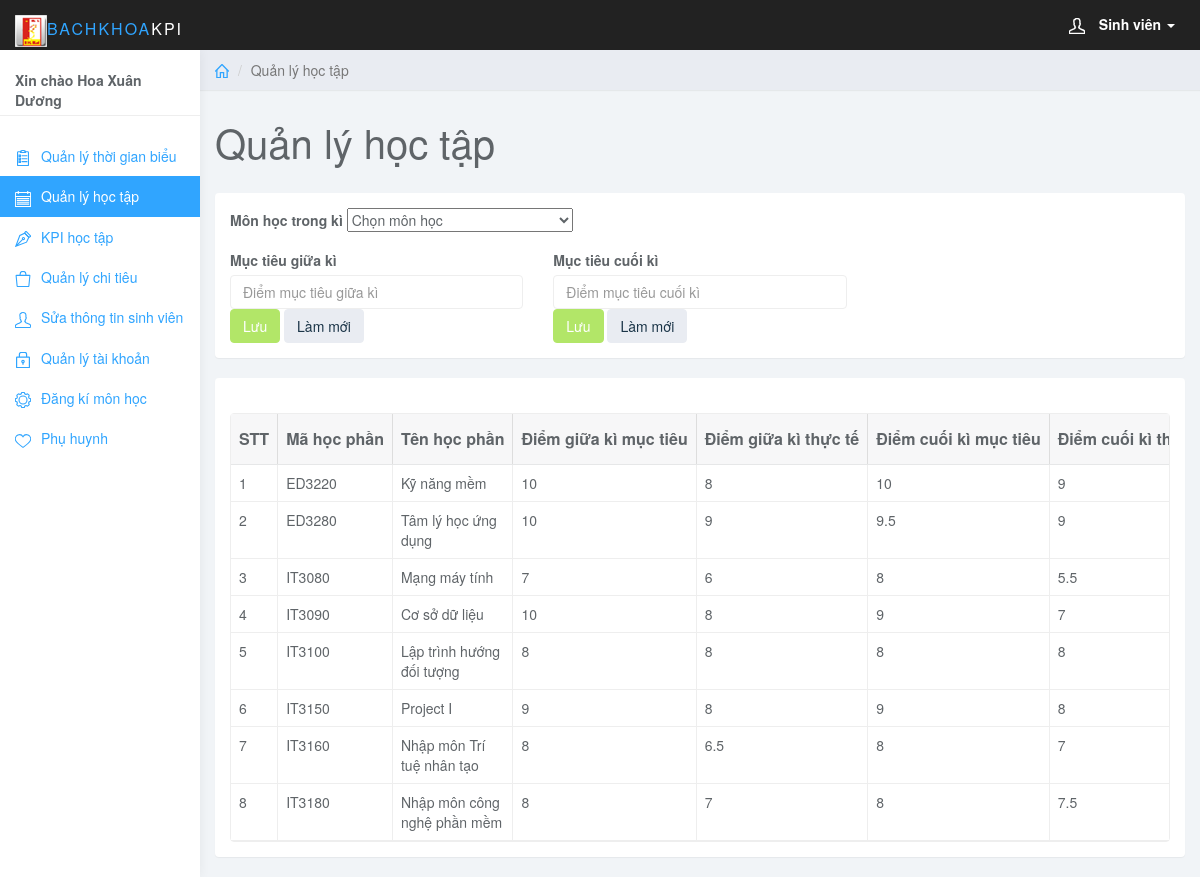
The page /admin/muctieuht.php (signed in) on the database its author committed.
### tables this page shows
CREATE TABLE `users` (
  `username` varchar(20) NOT NULL,
  `name` varchar(50) NOT NULL,
  `gioitinh` varchar(6) NOT NULL,
  `email` varchar(50) NOT NULL,
  `cmt` varchar(20) NOT NULL,
  `password` varchar(50) NOT NULL,
  `level` tinyint(11) NOT NULL
);

CREATE TABLE `svdk` (
  `masv` varchar(20) NOT NULL,
  `maloptc` int(11) NOT NULL,
  `diemqt` double DEFAULT NULL,
  `diemck` double DEFAULT NULL,
  `ketqua` double DEFAULT NULL,
  `diemgkmt` double DEFAULT NULL,
  `diemckmt` double DEFAULT NULL,
  `kpigk` double DEFAULT NULL,
  `kpick` double DEFAULT NULL,
  `kpica` double DEFAULT NULL,
  `id` int(11) NOT NULL,
  `tongtghoc` double DEFAULT '0'
);

CREATE TABLE `loptc` (
  `maloptc` int(11) NOT NULL,
  `mahp` varchar(20) DEFAULT NULL,
  `hocki` varchar(10) DEFAULT NULL,
  `magv` varchar(20) DEFAULT NULL,
  `tgbd` time DEFAULT NULL,
  `tgkt` time DEFAULT NULL,
  `loailop` int(11) DEFAULT NULL,
  `thu` int(11) DEFAULT NULL,
  `phong` varchar(10) DEFAULT NULL
);

CREATE TABLE `courselist` (
  `MaHP` varchar(15) NOT NULL,
  `TenHP` varchar(100) DEFAULT NULL,
  `ThoiLuong` varchar(10) DEFAULT NULL,
  `SoTC` int(11) DEFAULT NULL,
  `TChphi` double DEFAULT NULL,
  `Trongso` double DEFAULT NULL,
  `tghoc` double DEFAULT NULL
);

### admin/muctieuht.php (the view, shortened to what this page needs)
<?php
if(!isset($_SESSION['username'])){
header('Location: login.php');}
else{
	$username=$_SESSION['username'];
}?>
<!DOCTYPE html>
<html>
<head>
<link href="css/bootstrap.min.css" rel="stylesheet">
<link href="css/datepicker3.css" rel="stylesheet">
<link href="css/bootstrap-table.css" rel="stylesheet">
<link href="css/styles.css" rel="stylesheet">
</head>
<body>
     <?php
		 require_once("../lib/connection.php");?>
	 <nav class="navbar navbar-inverse navbar-fixed-top" role="navigation">
                <div class="container-fluid">
                    <div class="navbar-header">
                       <a class="navbar-brand" href="#"><span><img id="main_text_header_ctl00" src="../images/bk.ico" alt="" style="height:32px;width:32px;">BachKhoa</span>KPI</a>
                        <ul class="user-menu">
                            <li class="dropdown pull-right">
                                <a href="#" class="dropdown-toggle" data-toggle="dropdown"><svg class="glyph stroked male-user"><use xlink:href="#stroked-male-user"></use></svg>
								<?php $sql="select * from users where username='$username'";
		$query = mysqli_query($conn,$sql);
            $data = mysqli_fetch_array($query);
			?>
			<b><?php switch($data["level"]){
				case 2: echo "Sinh viên";break;
				case 4: echo "Giảng viên";break;}
				?></b>
								<span class="caret"></span></a>
                            </li>
                        </ul>
                    </div>
                </div>
            </nav>
	<div id="sidebar-collapse" class="col-sm-3 col-lg-2 sidebar">
		<form><?php  $sql="select * from users where username='$username'";
		$query = mysqli_query($conn,$sql);
            $data = mysqli_fetch_array($query);
			$sql="select * from hocki where curdate() between ngaybd and ngaykt";
			?>
			<b><?php
		echo "Xin chào ".($data["name"]);
$q=mysqli_query($conn,$sql);
 $result=mysqli_fetch_array($q);
 $hocki=$result["hocki"];		?></b></form>
		<ul class="nav menu">
				<li ><a href="index.php"><svg class="glyph stroked clipboard with paper"><use xlink:href="#stroked-clipboard-with-paper"/></svg>Quản lý thời gian biểu</a></li>
			<li  class="active"><a href="muctieuht.php"><svg class="glyph stroked pen tip "><use xlink:href="#stroked-notepad"/></svg>Quản lý học tập</a></li>
			<li><a href="kpi.php"><svg class="glyph stroked pen tip"><use xlink:href="#stroked-pen-tip"/></svg>KPI học tập</a></li>
			<li ><a href="qlchitieusv.php"><svg class="glyph stroked bag"><use xlink:href="#stroked-bag"></use></svg>Quản lý chi tiêu</a></li>
			<li ><a href="qlttsv.php"><svg class="glyph stroked male user "><use xlink:href="#stroked-male-user"/></svg>Sửa thông tin sinh viên</a></li>
			<li ><a href="quanlytk.php"><svg class="glyph stroked lock"><use xlink:href="#stroked-lock"/></svg>Quản lý tài khoản</a></li>
            <li ><a href="dkht.php"><svg class="glyph stroked gear"><use xlink:href="#stroked-gear"/></svg>Đăng kí môn học</a></li>
			<li><a href="ttph.php"><svg class="glyph stroked heart"><use xlink:href="#stroked-heart"/></svg>Phụ huynh</a></li>
  </ul>
	</div>
	<div class="col-sm-9 col-sm-offset-3 col-lg-10 col-lg-offset-2 main">
		<div class="row">
			<ol class="breadcrumb">
				<li><a href="index.php"><svg class="glyph stroked home"><use xlink:href="#stroked-home"></use></svg></a></li>
				<li class="active">Quản lý học tập</li>
			</ol>
		</div>
		<div class="row">
			<div class="col-lg-12">
				<h1 class="page-header">Quản lý học tập</h1>
			</div>
		</div>
                       <?php
		require_once("../lib/connection.php");
				$sql="select * from hocki where curdate() between ngaybd and ngaykt";
 $q=mysqli_query($conn,$sql);
 $result=mysqli_fetch_array($q);
 $hocki=$result["hocki"];
		?>
	<div class="row">
			<div class="col-lg-12">
				<div class="panel panel-default">
					<div class="panel-body">
					<?php
					$date=getdate();
					$dat = date_create("2019-08-25");
 $day_1 = date_format($dat,"Y-m-d") ;
$da=date_create($date['year']."-".$date['mon']."-".$date['mday']);
 $day_2 = date_format($da,"Y-m-d") ;
 $days = (strtotime($day_2) - strtotime($day_1)) / (60 * 60 * 24*7.0);
 $tuan= ceil($days); 		?>
							<form action="muctieuht.php" role="form" method="post">
									<div class="form-group">
                                    <label>Môn học trong kì</label>
									<select name= "maloptc">
									<option value="" >Chọn môn học</option>
									</select>
                                </div>
								<div class="row">
									<div class="col-md-4"><label>Mục tiêu giữa kì</label>
                                    <input name="diemgk" type ="number" min ="0" max="10" step ="0.25"  class="form-control" placeholder="Điểm mục tiêu giữa kì">
									</div>
									<div class="col-md-4"><label>Mục tiêu cuối kì</label>
                                    <input name="diemck" type ="number" min ="0" max="10" step ="0.25"  class="form-control" placeholder="Điểm mục tiêu cuối kì">
									</div>
									<div class="col-md-4"></div>
									</div>
								<div class="row">
									<div class="col-md-4"> <button name="btn_gk" type="submit" class="btn btn-success" <?php if($tuan>=4) echo "disabled";?> >Lưu</button>
                                <button type="reset" class="btn btn-default">Làm mới</button>
									</div>
									<div class="col-md-4"><button name="btn_ck" type="submit" class="btn btn-success" <?php if($tuan>=12) echo "disabled";?>>Lưu</button>
                                <button type="reset" class="btn btn-default">Làm mới</button></div>
									<div class="col-md-4"></div>
									</div>
                        </form>
                        </div>
                    </div>
                </div>
            </div>
			<div class="row">
			<div class="col-lg-12">
				<div class="panel panel-default">
					<div class="panel-body">
						<table
                            data-toolbar="#toolbar"
                            data-toggle="table">
						    <thead>
						    <tr>
						        <th data-field="id" data-sortable="true"><b>STT</b></th>
								<th data-field="mahp" data-sortable="true"><b>Mã học phần</b></th>
						        <th data-field="tenhp"  data-sortable="true"><b>Tên học phần</b></th>
								<th data-field="gkmt" data-sortable="true"><b>Điểm giữa kì mục tiêu</b></th>
								<th data-field="gktt" data-sortable="true"><b>Điểm giữa kì thực tế</b></th>
								<th data-field="ckmt" data-sortable="true"><b>Điểm cuối kì mục tiêu</b></th>
								<th data-field="cktt" data-sortable="true"><b>Điểm cuối kì thực tế</b></th>
                                </tr>
                            </thead>
                            <tbody>
							<?php
            $stt = 1 ;
			$sql="select l.mahp,c.TenHP,diemgkmt,diemqt,diemckmt, diemck from svdk s, courselist c, loptc l where l.maloptc=s.maloptc and l.mahp=c.MaHP and masv='$username' and l.hocki='$hocki' ";
            $query = mysqli_query($conn,$sql);
            while ($data = mysqli_fetch_array($query)) {
          ?>
            <tr>
              <td scope="row"><?php echo $stt++ ;?></td>
              <td><?php echo $data["mahp"]; ?></td>
              <td><?php echo $data["TenHP"]; ?></td>
			  <td align="center"><?php echo $data["diemgkmt"]; ?></td>
			  <td><?php echo $data["diemqt"]; ?></td>
			  <td><?php echo $data["diemckmt"]; ?></td>
			  <td><?php echo $data["diemck"]; ?></td>
            </tr>
			<?php }
			 ?>
			</tbody>
						</table>
				</div>
			</div>
		</div>
	</div>
</body>
</html>

### admin/css/styles.css (style rules this page uses)
body { background: #f1f4f7; padding-top: 50px; color: #5f6468; }
a, a:hover, a:focus { color: #30a5ff; }
h1, h2, h3, h4, h5, h6 { color: #5f6468; }
h1 { font-weight: 300; font-size: 40px; }
.form-control { border: 1px solid #eee; box-shadow: none; }
.navbar-header .navbar-brand { color: #fff; font-size: 16px; text-transform: uppercase; font-weight: 500; letter-spacing: 2px; }
.navbar-header .navbar-brand span { color: #30a5ff; }
.btn-default, .btn-default:hover, .btn-default:focus, .btn-default:active, .btn-default.active, .open > .dropdown-toggle.btn-default, .btn-default.disabled, .btn-default[disabled], fieldset[disabled] .btn-default, .btn-default.disabled:hover, .btn-default[disabled]:hover, fieldset[disabled] .btn-default:hover, .btn-default.disabled:focus, .btn-default[disabled]:focus, fieldset[disabled] .btn-default:focus, .btn-default.disabled:active, .btn-default[disabled]:active, fieldset[disabled] .btn-default:active, .btn-default.disabled.active, .btn-default[disabled].active, fieldset[disabled] .btn-default.active { background-color: #e9ecf2; border-color: #e9ecf2; color: #1b3548; }
.btn-success, .btn-success:hover, .btn-success:focus, .btn-success:active, .btn-success.active, .open > .dropdown-toggle.btn-success, .btn-success.disabled, .btn-success[disabled], fieldset[disabled] .btn-success, .btn-success.disabled:hover, .btn-success[disabled]:hover, fieldset[disabled] .btn-success:hover, .btn-success.disabled:focus, .btn-success[disabled]:focus, fieldset[disabled] .btn-success:focus, .btn-success.disabled:active, .btn-success[disabled]:active, fieldset[disabled] .btn-success:active, .btn-success.disabled.active, .btn-success[disabled].active, fieldset[disabled] .btn-success.active { background-color: #8ad919; border-color: #8ad919; }
.panel { border: 0; }
.navbar { border: 0; }
.user-menu { display: inline-block; margin-top: 14px; margin-right: 10px; float: right; list-style: none; padding: 0; }
.user-menu a { color: #fff; }
.sidebar { display: block; background-color: #fff; padding: 0; display: none; }
.sidebar form { padding: 20px 15px 5px 15px; border-bottom: 1px solid #eee; margin-bottom: 20px; }
@media (min-width: 768px) { .sidebar { display: block; position: fixed; top: 50px; bottom: 0; left: 0; z-index: 1000; display: block; margin: 0; padding: 0; overflow-x: hidden; overflow-y: auto; background-color: #fff; box-shadow: 1px 0px 10px rgba(0, 0, 0, .05); } }
@media (min-width: 768px) { .navbar-header { width: 100%; } }
.sidebar ul.nav .active a, .sidebar ul.nav li.parent a.active, .sidebar ul.nav .active > a:hover, .sidebar ul.nav li.parent a.active:hover, .sidebar ul.nav .active > a:focus, .sidebar ul.nav li.parent a.active:focus { color: #fff; background-color: #30a5ff; }
.breadcrumb { border-radius: 0; padding: 10px 15px; background: #e9ecf2; box-shadow: 0 1px 1px rgba(0, 0, 0, .05); margin: 0 ; }
h1.page-header { margin-top: 30px; border-bottom: 0; }
.table { background: #fff; }
.sidebar .glyph, .user-menu .glyph { height: 16px; width: 16px; margin: 0 10px 0 0; stroke-width: 3px; }
.user-menu .glyph { stroke-width: 4px; }
.breadcrumb .glyph { height: 14px; width: 14px; margin: -2px 0 0 0; stroke-width: 4px; }

### rows shown on the page
users: name "Hoa Xuân Dương"
svdk: maloptc.mahp "ED3220", courselist.TenHP "Kỹ năng mềm", diemgkmt "10", diemqt "8", diemckmt "10", diemck "9"
svdk: maloptc.mahp "ED3280", courselist.TenHP "Tâm lý học ứng dụng", diemgkmt "10", diemqt "9", diemckmt "9.5", diemck "9"
svdk: maloptc.mahp "IT3080", courselist.TenHP "Mạng máy tính", diemgkmt "7", diemqt "6", diemckmt "8", diemck "5.5"
svdk: maloptc.mahp "IT3090", courselist.TenHP "Cơ sở dữ liệu", diemgkmt "10", diemqt "8", diemckmt "9", diemck "7"
svdk: maloptc.mahp "IT3100", courselist.TenHP "Lập trình hướng đối tượng", diemgkmt "8", diemqt "8", diemckmt "8", diemck "8"
svdk: maloptc.mahp "IT3150", courselist.TenHP "Project I", diemgkmt "9", diemqt "8", diemckmt "9", diemck "8"
svdk: maloptc.mahp "IT3160", courselist.TenHP "Nhập môn Trí tuệ nhân tạo", diemgkmt "8", diemqt "6.5", diemckmt "8", diemck "7"
svdk: maloptc.mahp "IT3180", courselist.TenHP "Nhập môn công nghệ phần mềm", diemgkmt "8", diemqt "7", diemckmt "8", diemck "7.5"
